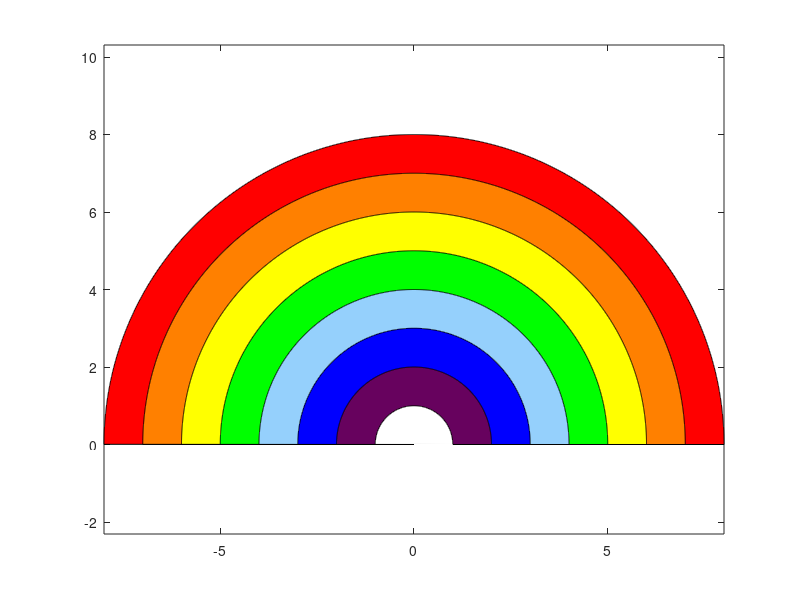

This chart was generated by the following MATLAB code:


figure;
t=0:0.001:pi;
x=8*cos(t);
y=8*sin(t);
fill(x,y,'r');
hold on;
x=7*cos(t);
y=7*sin(t);
patch(x,y,[1 0.5 0]);
hold on;
x=6*cos(t);
y=6*sin(t);
fill(x,y,'y');
hold on;
x=5*cos(t);
y=5*sin(t);
fill(x,y,'g');
hold on;
x=4*cos(t);
y=4*sin(t);
patch(x,y,[  0.5843    0.8157    0.9882]);
hold on;
x=3*cos(t);
y=3*sin(t);
fill(x,y,'b');
hold on;
x=2*cos(t);
y=2*sin(t);
patch(x,y,[0.4039    0.0078    0.3686]);
t=0:0.01:pi;
x=cos(t);
y=sin(t);
fill(x,y,'w');
plot([-0 1],[0 0],'w');
axis equal;
